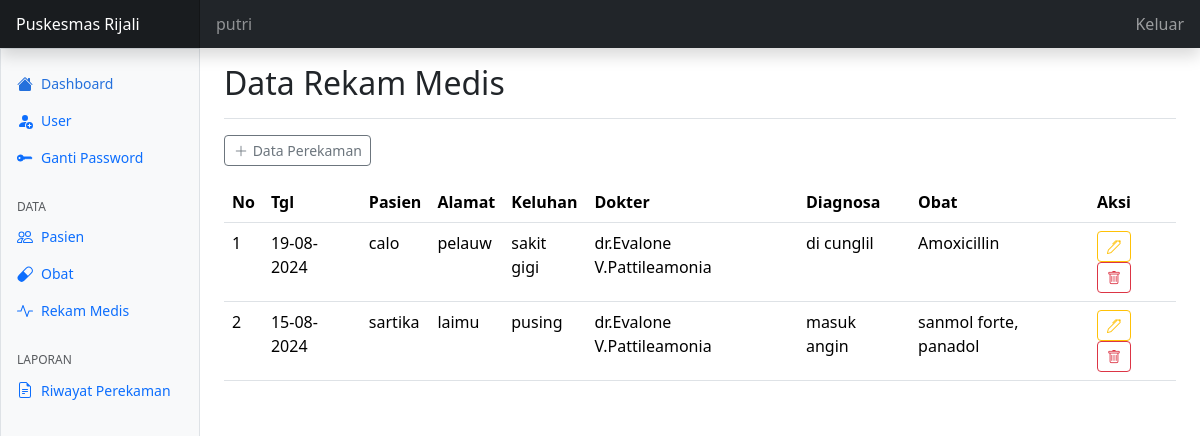
Page /rekamedis/index.php (signed in) on the committed database.
### tables this page shows
CREATE TABLE `tbl_rekamedis` (
  `no_rm` varchar(15) NOT NULL,
  `tgl_rm` date NOT NULL,
  `id_pasien` varchar(20) NOT NULL,
  `keluhan` text NOT NULL,
  `id_dokter` int(11) NOT NULL,
  `diagnosa` text NOT NULL,
  `obat` text NOT NULL
);

CREATE TABLE `tbl_pasien` (
  `id` varchar(20) NOT NULL,
  `nama` varchar(255) NOT NULL,
  `tgl_lahir` date NOT NULL,
  `gender` enum('P','W') NOT NULL,
  `telpon` varchar(15) NOT NULL,
  `alamat` varchar(255) NOT NULL
);

CREATE TABLE `tbl_user` (
  `userid` int(11) NOT NULL,
  `username` varchar(30) NOT NULL,
  `fullname` varchar(100) NOT NULL,
  `password` varchar(255) NOT NULL,
  `jabatan` enum('1','2','3') NOT NULL COMMENT '1=administrator, 2=petugas, 3=dokter',
  `alamat` varchar(100) NOT NULL,
  `gambar` varchar(100) NOT NULL
);

### config.php (called while the page is built, shortened)
<?php
$main_url = "http://localhost/rekamedis/";
function in_date($tgl) {
  $dd = substr($tgl, 8, 2);
  $mm = substr($tgl, 5, 2);
  $yy = substr($tgl, 0, 4);
  return $dd . "-" . $mm . "-" . $yy;
}

### rekamedis/index.php (the view, shortened to what this page needs)
<?php
require "../config.php";
require "../template/header.php";
require "../template/navbar.php";
require "../template/sidebar.php";
?>
<main class="col-md-9 ms-sm-auto col-lg-10 px-md-4 min-vh-100">
    <div class="d-flex justify-content-between flex-wrap flex-md-nowrap align-items-center pt-3 pb-2 mb-3 border-bottom">
        <h1 class="h2">Data Rekam Medis</h1>
    </div>
    <a href="<?= $main_url ?>rekamedis/tambah-data.php" class="btn btn-outline-secondary btn-sm mb-3" title="Tambah Data"><i class="bi bi-plus-lg align-top"></i> Data Perekaman</a>
    <table class="table table-responsive table-hover" id="myTable">
        <thead>
            <tr>
                <th>No</th>
                <th>Tgl</th>
                <th>Pasien</th>
                <th>Alamat</th>
                <th>Keluhan</th>
                <th>Dokter</th>
                <th>Diagnosa</th>
                <th>Obat</th>
                <th>Aksi</th>
            </tr>
        </thead>
        <tbody>
            <?php
            $no = 1;
            $sqlrm = "SELECT *, tbl_pasien.alamat AS alamatpasien
                      FROM tbl_rekamedis
                      INNER JOIN tbl_pasien ON tbl_rekamedis.id_pasien = tbl_pasien.id
                      INNER JOIN tbl_user ON tbl_rekamedis.id_dokter = tbl_user.userid
                      order by tgl_rm desc";
            $queryrm = mysqli_query($koneksi, $sqlrm);
            while ($rm = mysqli_fetch_assoc($queryrm)) { ?>
                <tr>
                    <td><?= $no++; ?></td>
                    <td><?= in_date($rm['tgl_rm']) ?></td>
                    <td><?= $rm['nama'] ?></td>
                    <td><?= $rm['alamatpasien'] ?></td>
                    <td><?= $rm['keluhan'] ?></td>
                    <td><?= $rm['fullname'] ?></td>
                    <td><?= $rm['diagnosa'] ?></td>
                    <td><?= $rm['obat'] ?></td>
                    <td>
                        <a href="edit-data.php?id=<?= $rm['no_rm'] ?>" class="btn btn-sm btn-outline-warning" title="Edit Data"><i class="bi bi-pen align-top"></i></a>
                        <a href="proses-data.php?id=<?= $rm['no_rm'] ?>&aksi=hapus-data" onclick="return confirm('Anda yakin mau menghapus data ini?')" class="btn btn-sm btn-outline-danger" title="Hapus data"><i class="bi bi-trash align-top"></i></a>
                    </td>
                </tr>
            <?php }?>
        </tbody>
    </table>
</main>
<?php
require "../template/footer.php";
?>

### asset/dashboard/dashboard.css (style rules this page uses)
.bi { display: inline-block; width: 1rem; height: 1rem; }

### template/header.php (style rules this page uses)
.bi { vertical-align: -.125em; fill: currentColor; }

### rows in the picture
tbl_rekamedis: tgl_rm "19-08-2024", id_pasien.nama "calo", id_pasien.alamat "pelauw", keluhan "sakit gigi", id_dokter.fullname "dr.Evalone V.Pattileamonia", diagnosa "di cunglil", obat "Amoxicillin"
tbl_rekamedis: tgl_rm "15-08-2024", id_pasien.nama "sartika", id_pasien.alamat "laimu", keluhan "pusing", id_dokter.fullname "dr.Evalone V.Pattileamonia", diagnosa "masuk angin", obat "sanmol forte, panadol"
